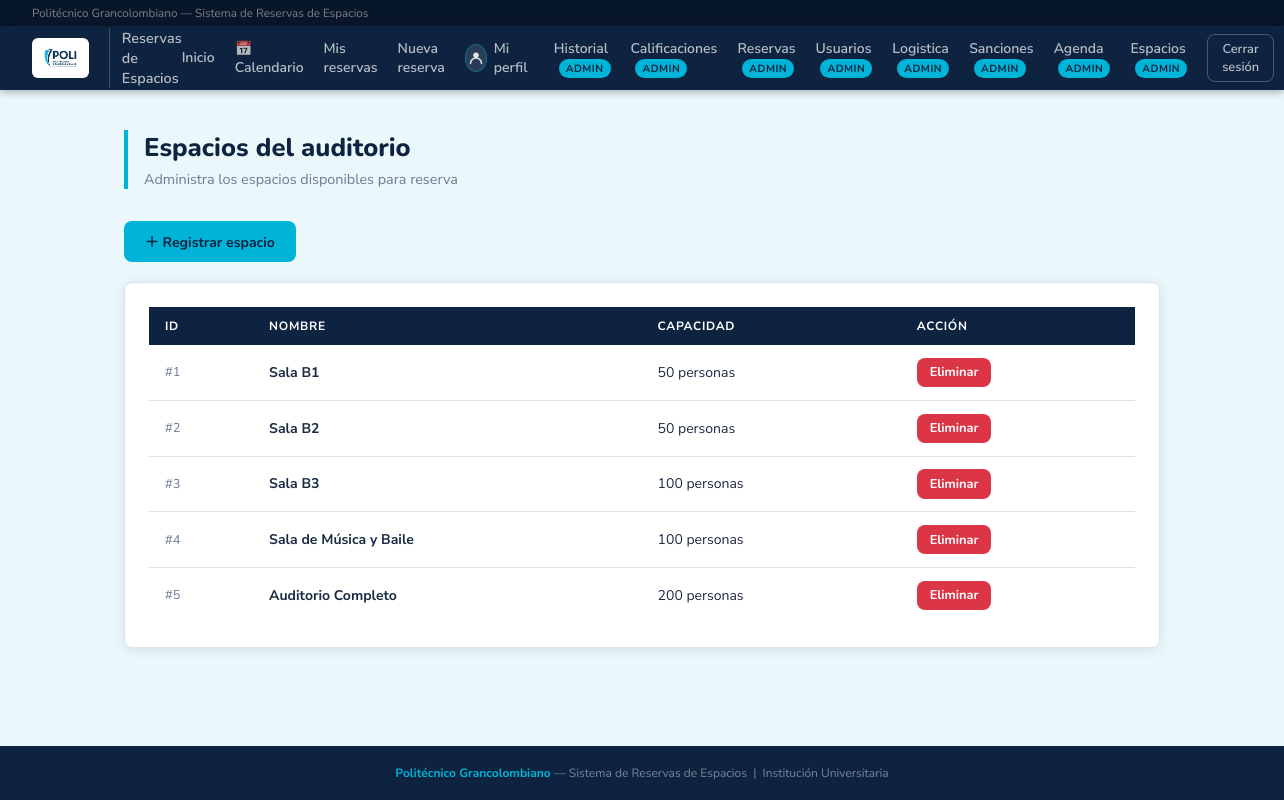
Screenshot of /admin/espacios (signed in) with the database file from the repository.
### database.py (models this page shows, shortened)
class Espacio(Base):
    __tablename__ = "espacio"
    id        = Column(Integer, primary_key=True, autoincrement=True)
    nombre    = Column(String,  nullable=False)
    capacidad = Column(Integer, nullable=False)
    costo_externo = Column(Numeric(12, 2), nullable=True)
    reservas  = relationship("Reserva", secondary=reserva_espacio, back_populates="espacios")

### app.py (the view)
@app.route("/admin/espacios")
@requiere_login
@requiere_admin
def admin_espacios():
    u        = usuario_logueado()
    espacios = db.query(Espacio).all()
    return render_template("admin_espacios.html", usuario=u, espacios=espacios)

### app.py (called while the page is built)
@app.after_request
def add_header(response):
    response.headers["Cache-Control"] = "no-cache, no-store, must-revalidate"
    response.headers["Pragma"] = "no-cache"
    response.headers["Expires"] = "0"
    return response

@app.teardown_appcontext
def shutdown_session(exception=None):
    DBSession.remove()

@app.after_request
def agregar_headers_no_cache(response):
    response.headers["Cache-Control"] = "no-store, no-cache, must-revalidate, max-age=0, post-check=0, pre-check=0"
    response.headers["Pragma"] = "no-cache"
    response.headers["Expires"] = "-1"
    return response

@app.before_request
def limpiar_sesion_al_iniciar():
    if not app.config.get("SESION_LIMPIADA"):
        session.clear()
        app.config["SESION_LIMPIADA"] = True
        _cargar_espacios_predefinidos()

def usuario_logueado():
    uid = session.get("usuario_id")
    if uid:
        return db.get(Usuario, uid)
    return None

def requiere_login(f):
    from functools import wraps
    @wraps(f)
    def wrapper(*args, **kwargs):
        u = usuario_logueado()
        if not u:
            flash("Debes iniciar sesión primero.", "warning")
            return redirect(url_for("login"))
        if not u.activo:
            session.clear()
            flash("Tu cuenta ha sido desactivada. Contacta al administrador.", "danger")
            return redirect(url_for("login"))
        return f(*args, **kwargs)
    return wrapper

def requiere_admin(f):
    from functools import wraps
    @wraps(f)
    def wrapper(*args, **kwargs):
        u = usuario_logueado()
        if not u or u.rol != "admin":
            flash("No tienes permiso para acceder a esa página.", "danger")
            return redirect(url_for("dashboard"))
        return f(*args, **kwargs)
    return wrapper

@app.before_request
def limitar_personal_logistica():
    endpoint = request.endpoint
    if not endpoint or endpoint in {"static", "index", "login", "logout", "logistica_panel", "ver_reserva"}:
        return None
    u = usuario_logueado()
    if u and u.rol == "logistica":
        flash("El personal de logistica solo puede consultar sus reservas asignadas.", "warning")
        return redirect(url_for("logistica_panel"))
    return None

### templates/admin_espacios.html (shortened to what this page needs)
{% extends "base.html" %}
{% block content %}
<div class="page-header">
  <h1>Espacios del auditorio</h1>
  <p>Administra los espacios disponibles para reserva</p>
</div>
<div style="margin-bottom:1.25rem;">
  <a href="{{ url_for('admin_espacio_nuevo') }}" class="btn btn-primary">＋ Registrar espacio</a>
</div>
<div class="card">
  {% if espacios %}
  <table>
    <thead><tr><th>ID</th><th>Nombre</th><th>Capacidad</th><th>Acción</th></tr></thead>
    <tbody>
      {% for e in espacios %}
      <tr>
        <td style="color:var(--muted); font-size:.8rem;">#{{ e.id }}</td>
        <td><strong>{{ e.nombre }}</strong></td>
        <td>{{ e.capacidad }} personas</td>
        <td>
          <form method="POST" action="{{ url_for('admin_espacio_eliminar', eid=e.id) }}" style="display:inline;">
            <button type="submit" class="btn btn-danger btn-sm" onclick="return confirm('¿Eliminar este espacio?')">Eliminar</button>
          </form>
        </td>
      </tr>
      {% endfor %}
    </tbody>
  </table>
  {% endif %}
</div>
{% endblock %}

### templates/base.html (style rules this page uses)
:root { --navy: #0d2340; --navy-dark: #081629; --navy-mid: #123060; --cyan: #00b4d8; --cyan-dark: #0096b4; --cyan-light:#e0f7fc; --white: #ffffff; --gray-bg: #eaf8fc; --border: #dce3ec; --text: #1a2b42; --muted: #6b7c93; --success: #28a745; --danger: #dc3545; --warning: #e6a817; --radius: 8px; --shadow: 0 2px 12px rgba(13,35,64,.10); }
*, *::before, *::after { box-sizing: border-box; margin: 0; padding: 0; }
body { font-family: 'Nunito Sans', sans-serif; background: var(--gray-bg); color: var(--text); min-height: 100vh; display: flex; flex-direction: column; }
a { color: var(--cyan-dark); text-decoration: none; }
.page-header { margin-bottom: 2rem; border-left: 4px solid var(--cyan); padding-left: 1rem; }
.page-header h1 { font-size: 1.6rem; font-weight: 800; font-family: 'Nunito', sans-serif; color: var(--navy); }
.page-header p { color: var(--muted); font-size: .9rem; margin-top: .3rem; }
.card { background: var(--white); border: 1px solid var(--border); border-radius: var(--radius); padding: 1.5rem; box-shadow: var(--shadow); }
.btn { display: inline-flex; align-items: center; gap: .4rem; padding: .6rem 1.3rem; border-radius: var(--radius); font-family: 'Nunito', sans-serif; font-size: .875rem; font-weight: 700; cursor: pointer; border: none; transition: all .18s; }
.btn-primary { background: var(--cyan); color: var(--navy); }
.btn-danger { background: var(--danger); color: #fff; }
.btn-sm { padding: .35rem .8rem; font-size: .8rem; }
table { width: 100%; border-collapse: collapse; font-size: .875rem; }
thead tr { background: var(--navy); }
th { text-align: left; padding: .7rem 1rem; font-size: .75rem; text-transform: uppercase; letter-spacing: .06em; color: var(--white); font-weight: 700; }
td { padding: .8rem 1rem; border-bottom: 1px solid var(--border); }
tr:last-child td { border-bottom: none; }

### rows the page displays
Espacio: id "1", nombre "Sala B1", capacidad "50"
Espacio: id "2", nombre "Sala B2", capacidad "50"
Espacio: id "3", nombre "Sala B3", capacidad "100"
Espacio: id "4", nombre "Sala de Música y Baile", capacidad "100"
Espacio: id "5", nombre "Auditorio Completo", capacidad "200"
